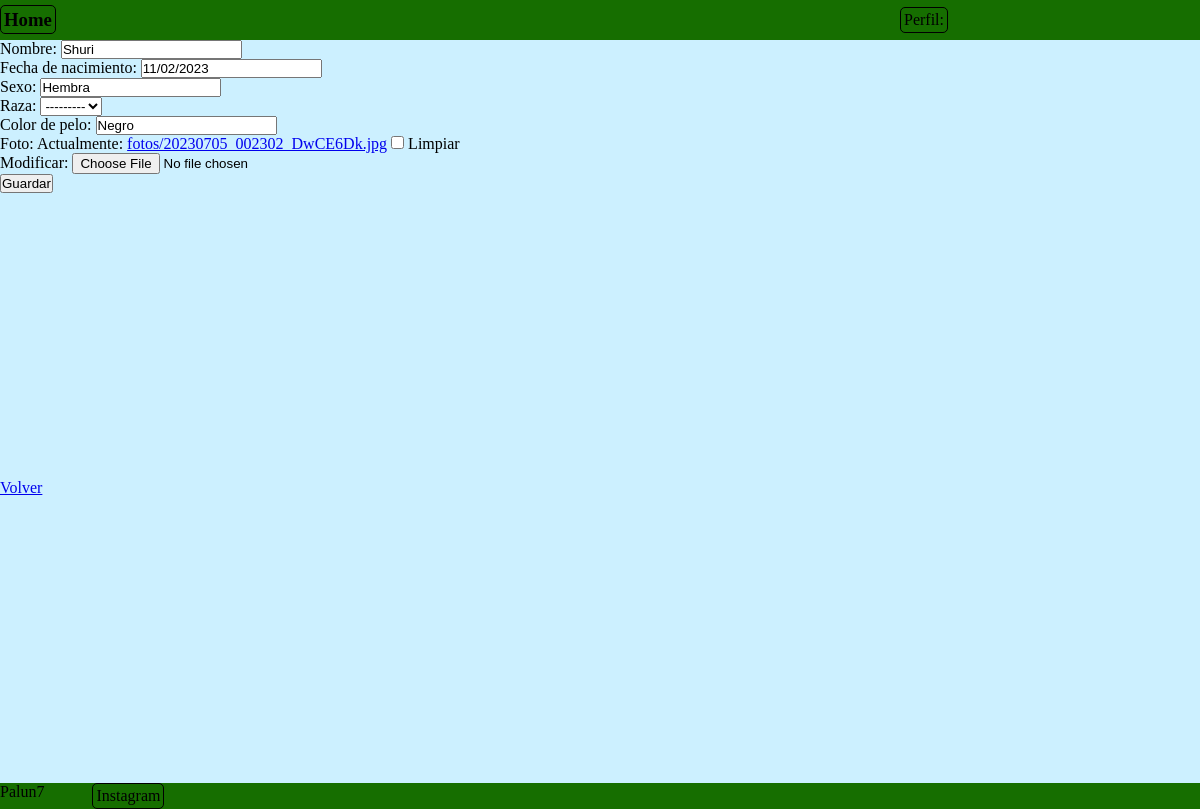
Page /perfil/perfil/mascota/update/1 on the committed database.
### perfil/models.py (models this page shows, shortened)
class Mascota(models.Model):
    nombre= models.CharField(max_length=50, verbose_name='Nombre')
    fecha_nacimiento = models.DateField(verbose_name='Fecha de nacimiento')
    sexo = models.CharField(max_length=20, null=True, blank=True, verbose_name='Sexo')
    raza = models.ForeignKey(Raza, on_delete=models.SET_NULL,null=True, blank=True, verbose_name='Raza')
    color_pelo = models.CharField(max_length=100, null=True,blank=True, verbose_name='Color de pelo')
    foto = models.ImageField(upload_to='fotos',null=True, blank=True)
    user = models.ForeignKey(User, on_delete=models.CASCADE)
    class Meta:
        verbose_name = 'Mascota'
        verbose_name_plural = 'Mascotas'

### perfil/views.py (the view)
# urls.py: path('perfil/mascota/update/<int:pk>', MascotaUpdate.as_view(), name='mascota_update'),
class MascotaUpdate(UpdateView):
    model = Mascota
    form_class= MascotaForm
    success_url = reverse_lazy('perfil:mascota_list')

### perfil/forms.py
class MascotaForm(forms.ModelForm):
    class Meta:
        model= Mascota
        fields = ['nombre', 'fecha_nacimiento', 'sexo', 'raza', 'color_pelo', 'foto']

### perfil/templates/perfil/mascota_form.html (shortened to what this page needs)
{% extends 'core/base.html' %}
{% block content %}
    <nav class="navbar">
        <div class="titulo">
            <h3><a href="{% url 'core:index' %}" class="link">Home</a></h3>
        </div>
        <div class="paginas">
            <ul class="links">
                <a href="{% url 'perfil:index' %}" class="link">Perfil: {{ user.username }}</a>
            </ul>
        </div>
    </nav>
    <main class="contenedor">
        <form method="post" enctype="multipart/form-data">
            {{ form }}
            <button type="submit">Guardar</button>
        </form>
        <div>
            <a href="{% url 'perfil:mascota_list' %}">Volver</a>
        </div>
    </main>
{% endblock content %}

### core/static/css/style.css (style rules this page uses)
* { padding: 0; margin: 0; }
.contenedor { display: grid; min-height: 92.9vh; background-color: rgb(204, 240, 255); }
.navbar { display: grid; grid-template-columns: repeat(20, 5vw); grid-template-rows: 40px; width: 100vw; background-color: rgb(22, 110, 0); align-items: center; }
.paginas { grid-column-start: 16; grid-column-end: 18; }
.links { display: flex; }
.link { text-decoration: none; color: black; transition-duration: .3s; border: 1px solid black; border-radius: 5px; padding: 3px; }
.titulo { display: flex; gap: 2rem; align-items: center; }

### rows in the picture
Mascota: nombre "Shuri", fecha_nacimiento "11/02/2023", sexo "Hembra", raza "---------", color_pelo "Negro"
